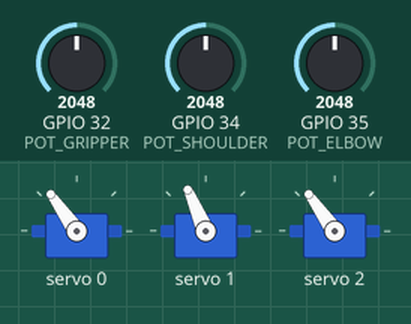
Bench run of a sketch on a simulated ESP32. Parts: 3 × servo. Inputs (shaded band) come from the test bench; at power-on: GPIO 32 (POT_GRIPPER) = 2048, GPIO 34 (POT_SHOULDER) = 2048, GPIO 35 (POT_ELBOW) = 2048 (analog values on the 0–4095 scale).

Above: at 1.2 s.
1.3 s: GPIO 32 (POT_GRIPPER) set to 2866
At 2.5 s:
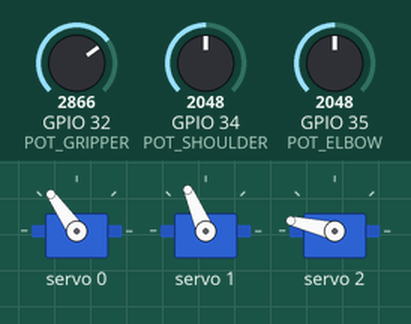
2.8 s: GPIO 34 (POT_SHOULDER) set to 2866
At 3.8 s:
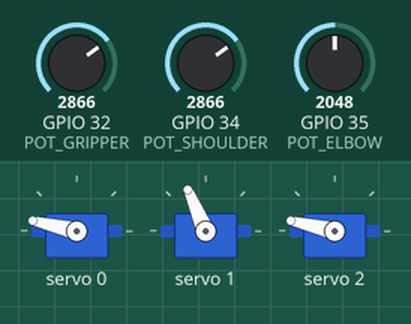
4.3 s: GPIO 35 (POT_ELBOW) set to 2866
At 5.2 s:
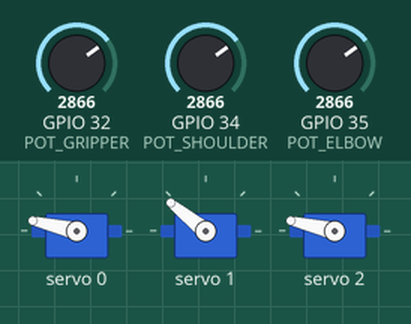
5.8 s: GPIO 32 (POT_GRIPPER) set to 3603
At 7.0 s:
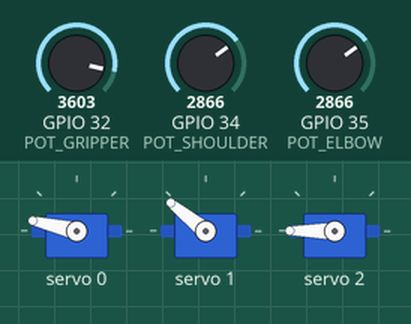
7.3 s: GPIO 34 (POT_SHOULDER) set to 3603
At 8.4 s:
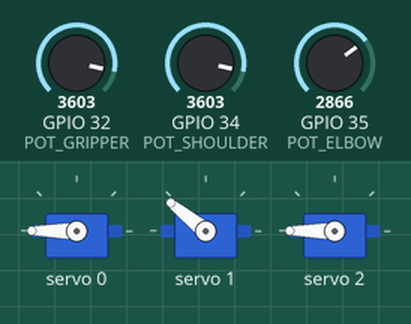
8.8 s: GPIO 35 (POT_ELBOW) set to 3603
At 9.8 s:
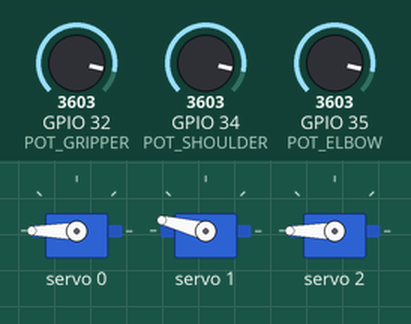
Timing chart, 0 to 11.3 s (numbered marks = the images above; inputs shaded):
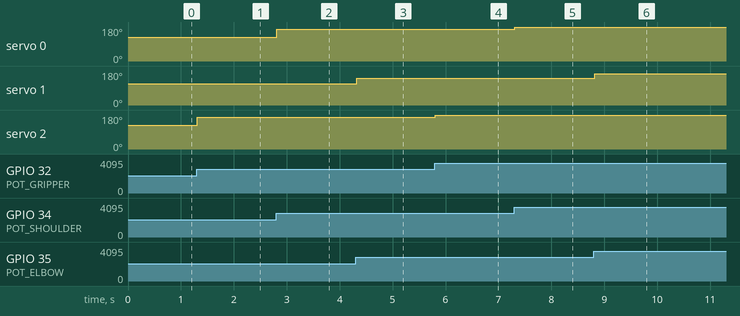

Measured:
- after the input at 1.3 s, servo 2: 125° → 167° at once
- after the input at 2.8 s, servo 0: 125° → 167° at once
- after the input at 4.3 s, servo 1: 113° → 141° at once
- after the input at 5.8 s, servo 2: 167° → 180° at once
- after the input at 7.3 s, servo 0: 167° → 180° at once
- after the input at 8.8 s, servo 1: 141° → 166° at once

The sketch:

robotarm_servo_test.ino
```cpp
#include <ESP32Servo.h>
#include <Adafruit_PWMServoDriver.h>

// ────PCA9685
Adafruit_PWMServoDriver pwm = Adafruit_PWMServoDriver(0x40);

// ────Servo limieten per kanaal (40°-140°)
const int MIN_SHOULDER = 150; // ~40°
const int MAX_SHOULDER = 600; // ~140°

const int MIN_ELBOW = 200;
const int MAX_ELBOW = 500;

const int MIN_GRIPPER = 150;
const int MAX_GRIPPER = 600;

// ────PCA9685 kanalen
const int CH_SHOULDER = 0;
const int CH_ELBOW = 1;
const int CH_GRIPPER = 2;

// ────potentiometer
int POT_SHOULDER = 34; // rotatie shouder gewricht (servo)
int POT_ELBOW = 35;    // rotatie elleboog (servo)
int POT_GRIPPER = 32;  // openen en dichtgaan van de gripper (servo)

// ────Draaiing van de servo motor in een functie
void SERVO_DRAAIING(int channel, int potPin, int minPulse, int maxPulse)
{

  int POT_VAL = analogRead(potPin);
  int pulseWidth = map(POT_VAL, 0, 4095, minPulse, maxPulse);
  pulseWidth = constrain(pulseWidth, minPulse, maxPulse);
  pwm.setPWM(channel, 0, pulseWidth);
}

void setup()
{
  analogReadResolution(12);
  // ────servos
  pinMode(POT_SHOULDER, INPUT);
  pinMode(POT_ELBOW, INPUT);
  ;
  pinMode(POT_GRIPPER, INPUT);

  Wire.begin(21, 22);
  pwm.begin();
  pwm.setPWMFreq(50);
}

void loop()
{
  SERVO_DRAAIING(CH_SHOULDER, POT_SHOULDER, MIN_SHOULDER, MAX_SHOULDER);
  SERVO_DRAAIING(CH_ELBOW, POT_ELBOW, MIN_ELBOW, MAX_ELBOW);
  SERVO_DRAAIING(CH_GRIPPER, POT_GRIPPER, MIN_GRIPPER, MAX_GRIPPER);
  delay(20);
}
```
